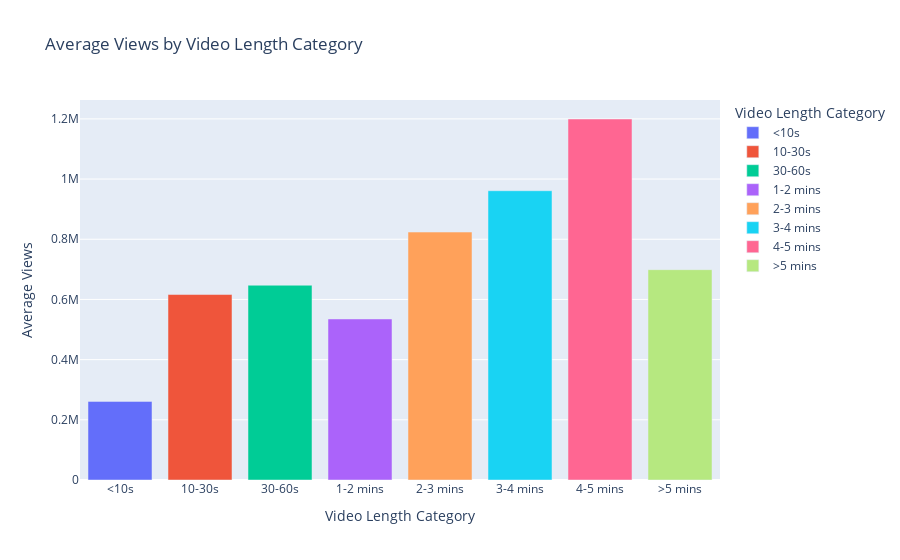

The cell this chart's notebook holds for it:
### Code cell
# Insight 1.1: Views by Video Length Category
views_by_length = df.groupby('video_length_category')['statsV2.playCount'].mean().reset_index()
fig1 = px.bar(views_by_length, x='video_length_category', y='statsV2.playCount',
              title="Average Views by Video Length Category",
              labels={'statsV2.playCount': 'Average Views', 'video_length_category': 'Video Length Category'},
              color='video_length_category')
fig1.show()

### Figure 1 — Plotly figure (JSON) as saved in the notebook; plotly's stock layout.template omitted (floating-point values rounded to 4 significant figures)
{"data": [{"hovertemplate": "Video Length Category=%{x}<br>Average Views=%{y}<extra></extra>", "legendgroup": "<10s", "marker": {"color": "#636efa", "pattern": {"shape": ""}}, "name": "<10s", "orientation": "v", "showlegend": true, "textposition": "auto", "type": "bar", "x": ["<10s"], "xaxis": "x", "y": [261300.0], "yaxis": "y"}, {"hovertemplate": "Video Length Category=%{x}<br>Average Views=%{y}<extra></extra>", "legendgroup": "10-30s", "marker": {"color": "#EF553B", "pattern": {"shape": ""}}, "name": "10-30s", "orientation": "v", "showlegend": true, "textposition": "auto", "type": "bar", "x": ["10-30s"], "xaxis": "x", "y": [616300.0], "yaxis": "y"}, {"hovertemplate": "Video Length Category=%{x}<br>Average Views=%{y}<extra></extra>", "legendgroup": "30-60s", "marker": {"color": "#00cc96", "pattern": {"shape": ""}}, "name": "30-60s", "orientation": "v", "showlegend": true, "textposition": "auto", "type": "bar", "x": ["30-60s"], "xaxis": "x", "y": [647300.0], "yaxis": "y"}, {"hovertemplate": "Video Length Category=%{x}<br>Average Views=%{y}<extra></extra>", "legendgroup": "1-2 mins", "marker": {"color": "#ab63fa", "pattern": {"shape": ""}}, "name": "1-2 mins", "orientation": "v", "showlegend": true, "textposition": "auto", "type": "bar", "x": ["1-2 mins"], "xaxis": "x", "y": [535100.0], "yaxis": "y"}, {"hovertemplate": "Video Length Category=%{x}<br>Average Views=%{y}<extra></extra>", "legendgroup": "2-3 mins", "marker": {"color": "#FFA15A", "pattern": {"shape": ""}}, "name": "2-3 mins", "orientation": "v", "showlegend": true, "textposition": "auto", "type": "bar", "x": ["2-3 mins"], "xaxis": "x", "y": [823900.0], "yaxis": "y"}, {"hovertemplate": "Video Length Category=%{x}<br>Average Views=%{y}<extra></extra>", "legendgroup": "3-4 mins", "marker": {"color": "#19d3f3", "pattern": {"shape": ""}}, "name": "3-4 mins", "orientation": "v", "showlegend": true, "textposition": "auto", "type": "bar", "x": ["3-4 mins"], "xaxis": "x", "y": [961300.0], "yaxis": "y"}, {"hovertemplate": "Video Length Category=%{x}<br>Average Views=%{y}<extra></extra>", "legendgroup": "4-5 mins", "marker": {"color": "#FF6692", "pattern": {"shape": ""}}, "name": "4-5 mins", "orientation": "v", "showlegend": true, "textposition": "auto", "type": "bar", "x": ["4-5 mins"], "xaxis": "x", "y": [1200000.0], "yaxis": "y"}, {"hovertemplate": "Video Length Category=%{x}<br>Average Views=%{y}<extra></extra>", "legendgroup": ">5 mins", "marker": {"color": "#B6E880", "pattern": {"shape": ""}}, "name": ">5 mins", "orientation": "v", "showlegend": true, "textposition": "auto", "type": "bar", "x": [">5 mins"], "xaxis": "x", "y": [699000.0], "yaxis": "y"}], "layout": {"barmode": "relative", "legend": {"title": {"text": "Video Length Category"}, "tracegroupgap": 0}, "title": {"text": "Average Views by Video Length Category"}, "xaxis": {"anchor": "y", "categoryarray": ["<10s", "10-30s", "30-60s", "1-2 mins", "2-3 mins", "3-4 mins", "4-5 mins", ">5 mins"], "categoryorder": "array", "domain": [0, 1], "title": {"text": "Video Length Category"}}, "yaxis": {"anchor": "x", "domain": [0, 1], "title": {"text": "Average Views"}}}}
